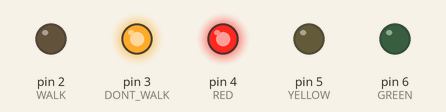
A sketch run on a simulated Arduino Uno, built with avr-gcc and run on an emulated ATmega328P. Parts: output pins drawn as LEDs (lit = HIGH).

Above: at 4.0 s.
At 13.0 s:
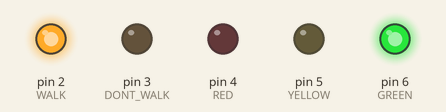
At 18.7 s:
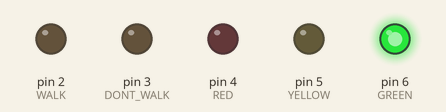
At 21.2 s:
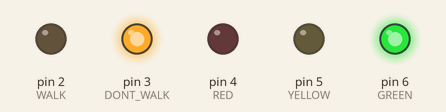
At 29.5 s:
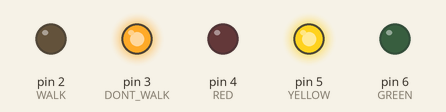
Timing chart, 0 to 40.3 s (numbered marks = the images above):
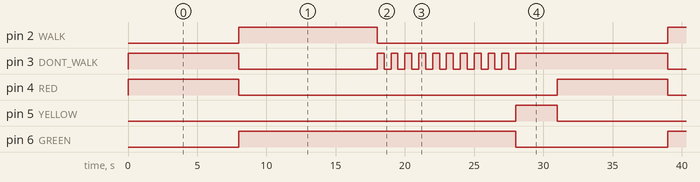

Measured:
- by itself, pin 2 (WALK): alternates HIGH for 10.0 s and LOW for 21.0 s
- by itself, pin 3 (DONT_WALK): repeats every 31.0 s: LOW 10.0 s, 10 × (HIGH 0.50 s, LOW 0.50 s), HIGH 11.0 s
- by itself, pin 4 (RED): alternates HIGH for 8.0 s and LOW for 23.0 s
- by itself, pin 5 (YELLOW): alternates HIGH for 3.0 s and LOW for 28.0 s
- by itself, pin 6 (GREEN): alternates HIGH for 20.0 s and LOW for 11.0 s

The sketch:

Single_Signal_and_PED.ino
```cpp
//Single Traffic Signal with WALK/DONT WALK
void setup() {
  // initialize digital pins as output.
  pinMode(2, OUTPUT); //WALK
  pinMode(3, OUTPUT); //DONT WALK
  pinMode(4, OUTPUT); //RED
  pinMode(5, OUTPUT); //YELLOW
  pinMode(6, OUTPUT); //GREEN
}

// the loop function runs over and over again forever
void loop() {
 //################# ALL RED PHASE #################
  digitalWrite(3, HIGH);   // DONT WALK TURNS ON
  digitalWrite(4, HIGH);   // RED TURNS ON
  delay(8000);             // Wait for 8 seconds

//############### WALK WITH GREEN SIGNAL ###########

  digitalWrite(3, LOW);    // DONT WALK TURNS OFF
  digitalWrite(4, LOW);    // RED TURNS OFF
  digitalWrite(6, HIGH);   //GREEN TURNS ON
  digitalWrite(2, HIGH);   //WALK TURNS ON
  delay(10000);            //Wait for 10 seconds

//################# PED CLEAR/COUNTDOWN TIMER #################
/* we are going to turn off the Walk and start flashing DONT WALK
 this will also start the PED counting down from our setting in
 in the "for loop" in this example it is set at 10
*/
    digitalWrite(2, LOW);    //WALK TURNS OFF and will stay off during this cycle
for (int j=1; j<=10; j=j+1) {     // Start our for loop to flash the PED's DONT WALK
    digitalWrite(3,HIGH);  //DONT WALK TURNS ON
    delay(500);            //WAIT FOR A HALF SECOND WITH DONT WALK ON
    digitalWrite(3,LOW);   //DONT WALK TURNS OFF
    delay(500);            //WAIT FOR A HALF SECOND WITH DONT WALK OFF
}

//############## YELLOW PHASE WITH DONT WALK ON ######################
  digitalWrite(6, LOW);   // GREEN TURNS OFF
  digitalWrite(3,HIGH);   // DONT WALK
  digitalWrite(5, HIGH);   //YELLOW
  delay(3000);
  digitalWrite(5, LOW);   //YELLOW

// AT THIS POINT THE PROGRAM RETURNS TO THE START OF THE VOID LOOP


}
```
